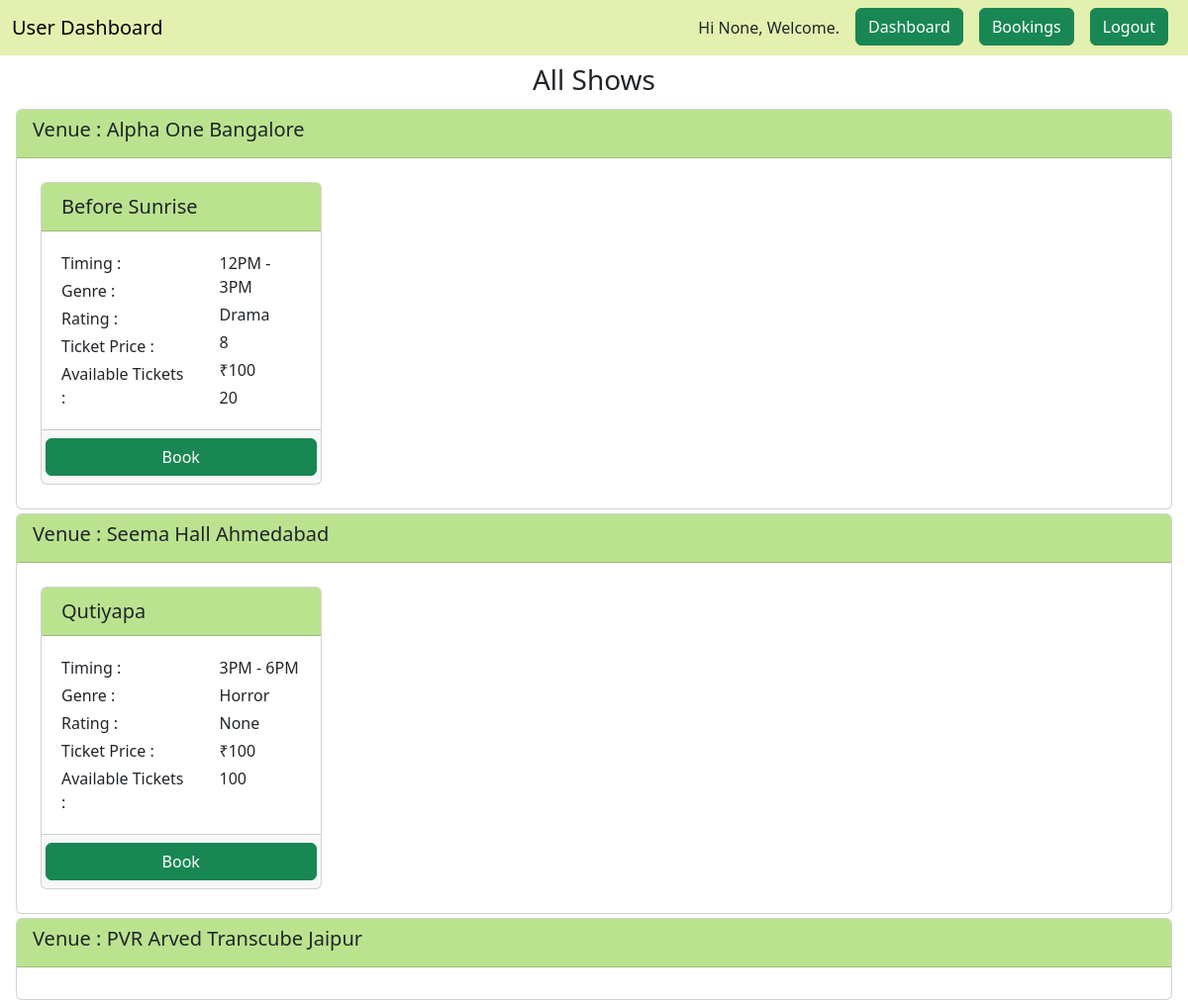
/user_dashboard/shows (signed in), run on the app's committed database.
### application/models.py (models this page shows)
class User(db.Model, UserMixin):
    __tablename__='user'
    id=db.Column(db.Integer, autoincrement=True, primary_key=True)
    email=db.Column(db.String, unique=True)
    username=db.Column(db.String)
    password=db.Column(db.String(255))
    active=db.Column(db.Boolean())
    roles=db.relationship('Role', secondary="roles_users")
    fs_uniquifier = db.Column(db.String, unique=True, nullable=False)

class venue(db.Model):
    __tablename__='venue'
    venue_id=db.Column(db.Integer, autoincrement=True, primary_key=True)
    venue_name=db.Column(db.String, unique=True)
    venue_place=db.Column(db.String)
    venue_location=db.Column(db.String)
    venue_capacity=db.Column(db.Integer)
    venue_show=db.relationship("show", secondary="show_venue", backref="show_venue")

class show(db.Model):
    __tablename__='show'
    show_id=db.Column(db.Integer, autoincrement=True, primary_key=True)
    show_name=db.Column(db.String)
    show_timing=db.Column(db.String)
    show_rating=db.Column(db.Integer)
    show_tags=db.Column(db.String)
    show_ticketprice=db.Column(db.Integer)

class show_venue(db.Model):
    __tablename__='show_venue'
    show_venue_id=db.Column(db.Integer, primary_key=True, autoincrement=True)
    show_id=db.Column(db.Integer, db.ForeignKey("show.show_id"), nullable=False)
    venue_id=db.Column(db.Integer, db.ForeignKey("venue.venue_id"), nullable=False)
    available_tickets=db.Column(db.Integer, nullable=True)

### application/views.py (the view)
@app.route("/user_dashboard/shows", methods=["GET"])
@login_required
def all_shows():
    venues=venue.query.all()
    shows=show.query.all()
    show_venues=show_venue.query.all()
    return render_template("all_shows.html",venues=venues,shows=shows, user=current_user, show_venues=show_venues)

### templates/all_shows.html (shortened to what this page needs)
<!DOCTYPE html>
<html lang="en">
<head>
	<link href="https://cdn.jsdelivr.net/npm/bootstrap@5.3.0-alpha1/dist/css/bootstrap.min.css" rel="stylesheet">
</head>
<body>
	<nav class="navbar navbar-expand-lg navbar-light p-0" style="background-color: #E4F0AF">
		<div class="container-fluid">
		  <a class="navbar-brand" href="{{ url_for('user_dashboard') }}">User Dashboard</a>
		  <div class="d-flex flex-row-reverse">
			  <div class="collapse navbar-collapse col-4 " id="navbarSupportedContent">
				  <ul class="navbar-nav">
					  <li class="nav-item p-2 my-2 text-cener">{% if current_user.is_authenticated %}Hi {{current_user.username}}, Welcome.{% endif %}</li>
					  <li class="nav-item p-2"><a class="nav-item btn btn-success" href="{{ url_for('user_dashboard') }}">Dashboard</a></li>
					  <li class="nav-item p-2"><a class="nav-item btn btn-success" href="{{ url_for('user_bookings') }}">Bookings</a></li>
					  <li class="nav-item p-2"><a class="nav-item btn btn-success" href="{{ url_for('security.logout') }}">Logout</a></li>
				  </ul>
			  </div>
		  </div>
		</div>
	  </nav>
	<div class="container-fluid">
		<div class="row">
			<div class="h3 m-2 col text-center">All Shows</div>
		</div>
		{% for venue in venues %}
		<div class="card m-1">
			<div class="card-header" style="background-color: #BBE38F">
				<h5 class="card-title">Venue : {{ venue["venue_name"] }} {{ venue['venue_location'] }}</h5>
			</div>
			<div class="card-body">
				<div class="container ">
					<div class="row align-items-center">
						{% for show in shows %}
						{% for show_venue in show_venues %}
						{% if venue["venue_id"] == show_venue["venue_id"] and show["show_id"] == show_venue["show_id"] %}
						<div class="card m-2 col-3 p-0">
							<div class="card-header" style="background-color: #BBE38F">
								<h5 class="card-title m-1">{{ show["show_name"] }}</h5>
							</div>
							<div class="card-body">
								<div class="row">
									<div class="col-7 text-start">
										<p class="card-text m-1">Timing :</p>
										<p class="card-text m-1">Genre :</p>
										<p class="card-text m-1">Rating :</p>
										<p class="card-text m-1">Ticket Price :</p>
										<p class="card-text m-1">Available Tickets :</p>
									</div>
									<div class="col-5 text-start">
										<p class="card-text m-1">{{ show["show_timing"] }}</p>
										<p class="card-text m-1">{{ show["show_tags"] }}</p>
										<p class="card-text m-1">{{ show["show_rating"] }}</p>
										<p class="card-text m-1">&#x20B9;{{ show["show_ticketprice"] }}</p>
										<p class="card-text m-1">{{ show_venue["available_tickets"] }}</p>
									</div>
								</div>
							</div>
							<div class="card-footer">
								<div class="row justify-content-center">
									{% if show_venue['available_tickets']==0 %}
									<button class="btn btn-secondary" disabled>HOUSEFULL</button>
									{% else %}
									<button class="btn btn-success" data-bs-toggle="modal" data-bs-target="#{{ show['show_id'] }}create_booking">Book</button>
									{% endif %}
								</div>
							</div>
						</div>
						{% endif %}
						{% endfor %}
						{% endfor %}
					</div>
				</div>
			</div>
		</div>
		{% endfor %}
	</div>
</body>
</html>

### data on the page
User: username "None"
venue: venue_name "Alpha One", venue_location "Bangalore"
show: show_name "Before Sunrise", show_timing "12PM - 3PM", show_tags "Drama", show_rating "8", show_ticketprice "100"
show_venue: available_tickets "20"
venue: venue_name "Seema Hall", venue_location "Ahmedabad"
show: show_name "Qutiyapa", show_timing "3PM - 6PM", show_tags "Horror", show_rating "None", show_ticketprice "100"
show_venue: available_tickets "100"
venue: venue_name "PVR Arved Transcube", venue_location "Jaipur"
